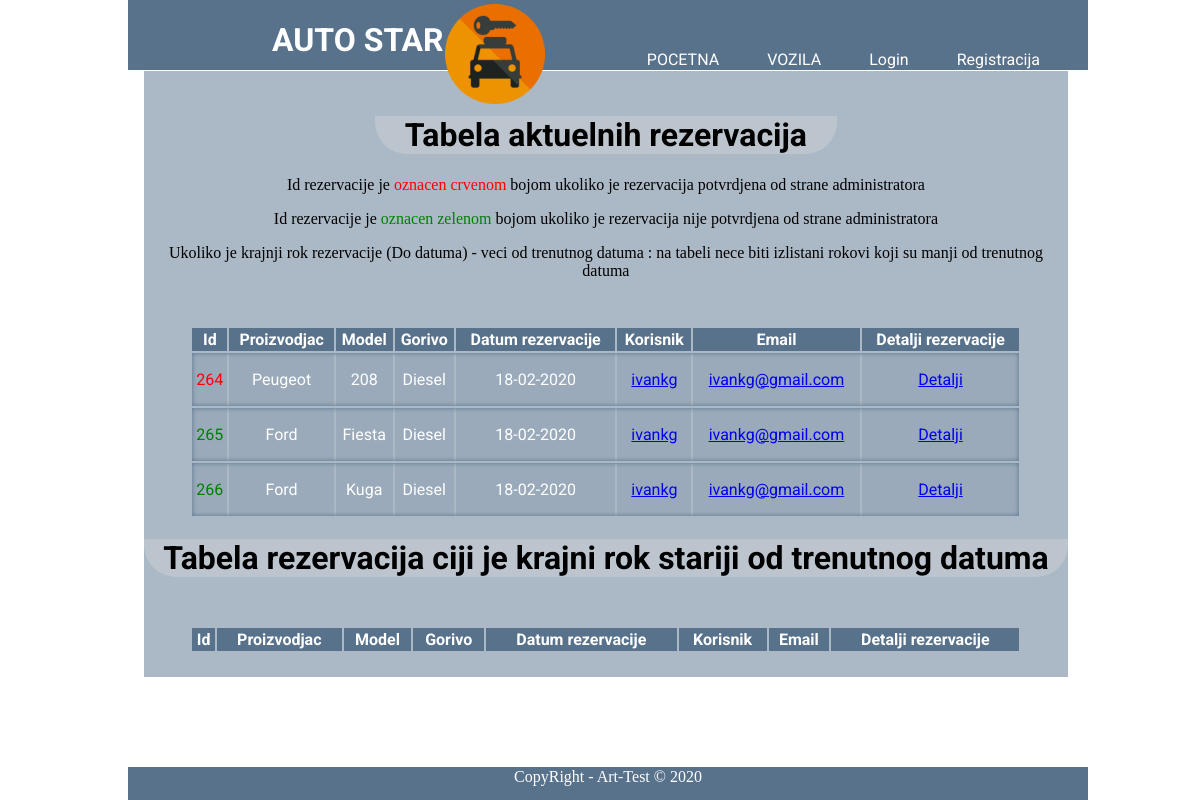
Page /reservation.list.php (signed in) on the committed database.
### tables this page shows
CREATE TABLE `rezervacije` (
  `id_rezervacije` int(11) NOT NULL,
  `ime` varchar(255) NOT NULL,
  `prezime` varchar(255) NOT NULL,
  `username` varchar(255) NOT NULL,
  `email` varchar(255) NOT NULL,
  `telefon` varchar(255) NOT NULL,
  `id_vozila` int(11) NOT NULL,
  `tip` varchar(255) NOT NULL,
  `proizvodjac` varchar(255) NOT NULL,
  `model` varchar(255) NOT NULL,
  `gorivo` varchar(255) NOT NULL,
  `od_datuma` date NOT NULL,
  `do_datuma` date NOT NULL,
  `datum_rezervacije` date NOT NULL,
  `ukupna_cena` decimal(10,2) NOT NULL,
  `potvrda` int(1) NOT NULL
);

### reservation.list.php (the view, shortened to what this page needs)
<?php require 'includes/header.php'; ?>
<?php
  require 'config/dbConnect.php';
  $sql = "SELECT * FROM rezervacije";
  $result = mysqli_query($conn,$sql);
 ?>
<div class="container" style="padding-top:2%;padding-bottom:2%;margin-bottom:5%;">
  <?php if(isset($_SESSION['admin'])): ?>
  <?php if(isset($_SESSION['admin'])): ?>
  <h1 class="login-header" style="width:50%;margin-left:25%;">Tabela aktuelnih rezervacija</h1>
  <p style="text-align:center">Id rezervacije je <spann style="color:red;">oznacen crvenom</spann> bojom ukoliko je rezervacija potvrdjena od strane administratora</p>
  <p style="text-align:center">Id rezervacije je <spann style="color:green;">oznacen zelenom</spann> bojom ukoliko je rezervacija nije potvrdjena od strane administratora</p>
  <p style="text-align:center">Ukoliko je krajnji rok rezervacije (Do datuma) - veci od trenutnog datuma : na tabeli nece biti izlistani rokovi koji su manji od trenutnog datuma</p>
  <table>
    <tr>
      <th>Id</th>
      <th>Proizvodjac</th>
      <th>Model</th>
      <th>Gorivo</th>
      <th>Datum rezervacije</th>
      <th>Korisnik</th>
      <th>Email</th>
      <th>Detalji rezervacije</th>
    </tr>
    <?php while($row = mysqli_fetch_assoc($result)):
      $do_datuma = $row['do_datuma'];
      $datum = $row['datum_rezervacije'];
      $datum_format = date_create($datum);
      $datumF=date_format($datum_format, 'd-m-Y');
      $potvrda = $row['potvrda'];
      ?>
    <?php if($datum < $do_datuma): ?>
       <tr class="user-data-table">
         <td>
           <?php
           if($potvrda == 1)
           echo "<p style='color:red;'>$row[id_rezervacije]</p>";
           if($potvrda ==0)
           echo "<p style='color:green;'>$row[id_rezervacije]</p>";
           ?>
         </td>
         <td><?php echo $row['proizvodjac'] ?></td>
         <td><?php echo $row['model'] ?></td>
         <td><?php echo $row['gorivo'] ?></td>
         <td><?php echo $datumF ?></td>
         <td><a href="korisnici.admin.details.php?username=<?php echo $row['username'] ?>"><?php echo $row['username']; ?></a></td>
         <td><a href="mailto:<?php echo $row['email'] ?>"><?php echo $row['email'] ?></a></td>
         <td><a href="reservation.detail.admin.php?id=<?php echo $row['id_rezervacije'] ?>">Detalji</a></td>
       </tr>
    <?php endif ?>
    <?php endwhile ?>
  </table>
  <h1 class="login-header">Tabela rezervacija ciji je krajni rok stariji od trenutnog datuma</h1>
   <table>
     <tr>
       <th>Id</th>
       <th>Proizvodjac</th>
       <th>Model</th>
       <th>Gorivo</th>
       <th>Datum rezervacije</th>
       <th>Korisnik</th>
       <th>Email</th>
       <th>Detalji rezervacije</th>
     </tr>
   </table>
 <?php endif ?>
<?php endif ?>
</div>
<?php require 'includes/footer.php'; ?>

### css/style.css (style rules this page uses)
.container { width: 78%; height: 50%; margin-left: 11.5%; margin-top: 6%; background-color: rgba(88, 114, 140,0.5); }
.login-header { text-align: center; font-family: 'Roboto', sans-serif; background-color: rgba(225,225,225,0.3); border-bottom-left-radius: 1em; border-bottom-right-radius: 1em; }
table { width: 90%; margin-left: 5%; margin-top: 2%; padding-top: 3%; }
tr { background-color: #58728C; margin-top: 5%; border:1px solid red; }
th { border-top:1px solid #58728C; border-bottom:1px solid #58728C; background-color: #58728C; color: white; font-family: 'Roboto', sans-serif; }
td { font-family: 'Roboto', sans-serif; text-align: center; color: white; }
.user-data-table { font-family: 'Roboto', sans-serif; text-align: center; color: white; background-color: rgba(88, 114, 140, 0.2); box-shadow: inset 0px 0px 5px #58728C; }

### rows in the picture
rezervacije: id_rezervacije "264", proizvodjac "Peugeot", model "208", gorivo "Diesel", datum_rezervacije "18-02-2020", username "ivankg", email "ivankg@gmail.com"
rezervacije: id_rezervacije "265", proizvodjac "Ford", model "Fiesta", gorivo "Diesel", datum_rezervacije "18-02-2020", username "ivankg", email "ivankg@gmail.com"
rezervacije: id_rezervacije "266", proizvodjac "Ford", model "Kuga", gorivo "Diesel", datum_rezervacije "18-02-2020", username "ivankg", email "ivankg@gmail.com"
